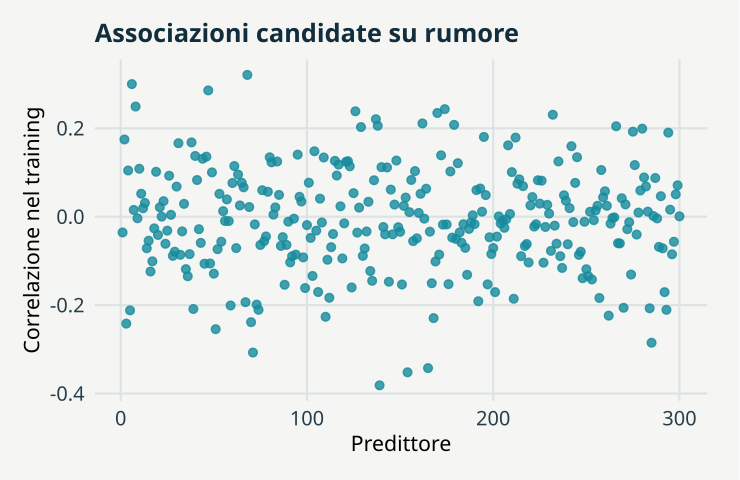

Write R code to recreate this figure.
# GeoStat Lab — funzioni comuni. R >= 4.3; ggplot2 >= 3.4; jsonlite.
suppressPackageStartupMessages(library(ggplot2))
col_geo <- c('#168B9C','#BC5B35','#7054A4','#A17B19','#227864','#64748B')
theme_set(theme_minimal(base_size=17, base_family='sans') + theme(
  plot.background=element_rect(fill='#F5F6F3',colour=NA),
  panel.background=element_rect(fill='#F5F6F3',colour=NA),
  panel.grid.minor=element_blank(),panel.grid.major=element_line(colour='#DCE3E2'),
  plot.title=element_text(size=19,face='bold',colour='#122D3B'),
  plot.subtitle=element_text(size=13,colour='#405560',margin=margin(b=12)),
  axis.text=element_text(size=15,colour='#273E4A'),axis.title=element_text(size=16),
  legend.position='bottom',legend.title=element_blank(),legend.text=element_text(size=14),
  strip.text=element_text(size=15,face='bold'),plot.margin=margin(18,24,18,18)))
metric <- function(...) data.frame(grandezza=names(c(...)),valore=as.character(c(...)),check.names=FALSE)
f <- function(x,d=3) {out<-formatC(x,digits=d,format='fg');out[!is.finite(x)]<-'Non definito';out}
line_plot <- function(d,x='x',y='y',title='',xl=x,yl=y,group=NULL) {
 p<-ggplot(d,aes(x=.data[[x]],y=.data[[y]]))
 if(is.null(group)) p<-p+geom_line(colour=col_geo[1],linewidth=1.05) else p<-p+aes(colour=.data[[group]],group=.data[[group]])+geom_line(linewidth=1)+scale_colour_manual(values=col_geo)
 p+labs(title=title,x=xl,y=yl)
}
point_plot <- function(d,x='x',y='y',title='',xl=x,yl=y,group=NULL) {
 p<-ggplot(d,aes(x=.data[[x]],y=.data[[y]]))
 if(is.null(group))p<-p+geom_point(colour=col_geo[1],size=2.5,alpha=.8) else p<-p+aes(colour=.data[[group]])+geom_point(size=2.7,alpha=.85)+scale_colour_manual(values=col_geo)
 p+labs(title=title,x=xl,y=yl)
}
hist_plot<-function(x,title='',xl='Valore',bins=20)ggplot(data.frame(x=x),aes(x))+geom_histogram(bins=bins,fill=col_geo[1],colour='#F5F6F3')+labs(title=title,x=xl,y='Frequenza')
bar_plot<-function(d,x='gruppo',y='valore',title='',yl='Valore')ggplot(d,aes(x=.data[[x]],y=.data[[y]],fill=.data[[x]]))+geom_col(width=.65)+scale_fill_manual(values=rep(col_geo,length.out=length(unique(d[[x]])) ))+guides(fill='none')+labs(title=title,x=NULL,y=yl)
map_plot<-function(d,z='z',title='',xl='Est [km]',yl='Nord [km]')ggplot(d,aes(x,y,fill=.data[[z]]))+geom_raster()+coord_equal()+scale_fill_gradientn(colours=c('#153F56','#298C9C','#B8CDB2','#F1D889','#AD542F'))+labs(title=title,x=xl,y=yl)
acf_data<-function(x,lag=20){a<-acf(x,lag.max=min(lag,length(x)-1),plot=FALSE);data.frame(x=as.vector(a$lag)[-1],y=as.vector(a$acf)[-1])}
# AR(1), distribuzione marginale stazionaria N(0, 1).
ar_series<-function(n,rho){x<-numeric(n);x[1]<-rnorm(1);for(i in 2:n)x[i]<-rho*x[i-1]+sqrt(1-rho^2)*rnorm(1);x}
# Distanze euclidee in unità metriche già dichiarate; nessuna conversione implicita di CRS.
dist_cross<-function(a,b)sqrt(outer(a[,1],b[,1],'-')^2+outer(a[,2],b[,2],'-')^2)
# Predittore IDW: i punti coincidenti ricevono esattamente il valore osservato.
idw<-function(xy,z,new,power=2){dd<-dist_cross(new,xy);apply(dd,1,function(d)if(any(d<1e-10))mean(z[d<1e-10])else weighted.mean(z,d^(-power)))}
# CART didattico binario: divisioni assiali che minimizzano l'impurità di Gini.
cart_fit<-function(x,y,depth=2,minleaf=4){
 node<-list(p=mean(y),n=length(y));if(depth<1||length(unique(y))<2||length(y)<2*minleaf)return(node)
 best<-Inf
 for(j in seq_len(ncol(x))){v<-sort(unique(x[,j])); if(length(v)<2)next
  for(cut in (head(v,-1)+tail(v,-1))/2){left<-x[,j]<=cut;nl<-sum(left);nr<-sum(!left);if(min(nl,nr)<minleaf)next
   score<-nl*mean(y[left])*(1-mean(y[left]))+nr*mean(y[!left])*(1-mean(y[!left]))
   if(score<best){best<-score;node$j<-j;node$cut<-cut;split<-left}
  }
 }
 if(is.finite(best)){node$left<-cart_fit(x[split,,drop=FALSE],y[split],depth-1,minleaf);node$right<-cart_fit(x[!split,,drop=FALSE],y[!split],depth-1,minleaf)};node
}
cart_predict<-function(tree,x)apply(x,1,function(row){t<-tree;while(!is.null(t$j))t<-if(row[t$j]<=t$cut)t$left else t$right;t$p})

p <- list(features = 300, seed = 17)
set.seed(p$seed)
x <- matrix(rnorm(120 * p$features), nrow = 120)

y <- rbinom(120, 1, 0.5)

tr <- 1:80

te <- 81:120

jtrain <- which.max(abs(cor(x[tr, ], y[tr])))

jall <- which.max(abs(cor(x, y)))

eval <- function(j) {
    fit <- glm(y[tr] ~ x[tr, j], family = binomial())
    pr <- plogis(coef(fit)[1] + coef(fit)[2] * x[te, j])
    mean((pr >= 0.5) == y[te])
}

ct <- as.numeric(cor(x[tr, ], y[tr]))

data <- data.frame(x = seq_along(ct), y = ct)

plots <- list(point_plot(data, title = "Associazioni candidate su rumore", xl = "Predittore", 
    yl = "Correlazione nel training"))

metrics <- metric(`Accuratezza selezione sul training` = f(eval(jtrain)), `Accuratezza selezione contaminata` = f(eval(jall)), 
    `Massima correlazione assoluta training` = f(max(abs(ct))))
print(metrics,row.names=FALSE)
ggplot2::ggsave('m16-selezione-B.svg',plots[[1]],device=svglite::svglite,width=7.7,height=5.0,bg='#F8F6F1')
